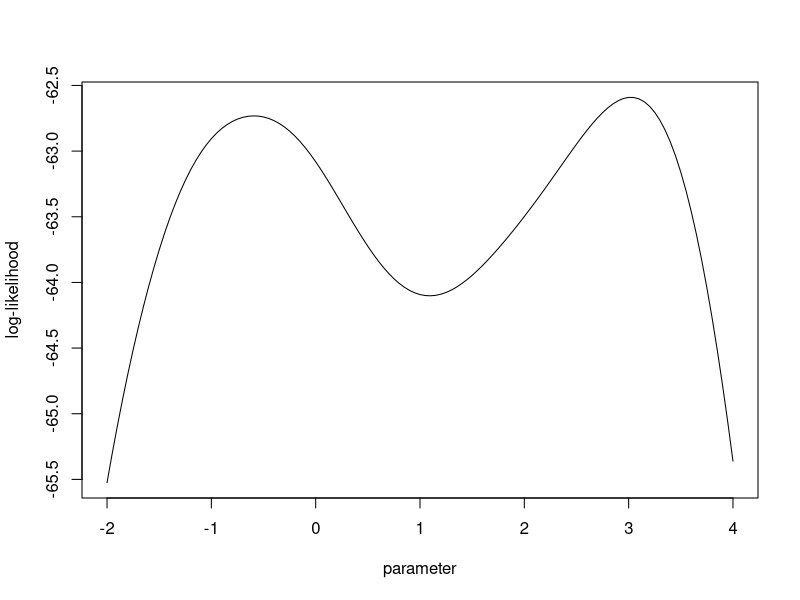

R code for this plot:
#(b)----------------------------------------------------------------
q1=c(1.77,-0.23,2.76,3.80,3.47,56.75,-1.34,4.24,-2.44,3.29,3.71,-2.40,4.53,-0.07,-1.05,-13.87,-2.53,-1.75)

n = length(q1)

l <- function(a) {
  return(n*log(pi) + sum(log(1+(a-q1)^2))) #-log
}

l.grid <- function(a) {
  return(2*sum((a-q1)/(1+(a-q1)^2))) #-l.grid
}

l.hess <- function(a) {
  return(matrix(2*sum((1-(a-q1)^2)/(1+(a-q1)^2)^2),nrow=1)) #-l.hess
}

a.est <- function(starting) {
  ## MLE  
  theta <- nlminb(start=starting,l,l.grid,l.hess)$par
  return(theta)
}

# plot
a.value = seq(-2, 4, by=0.05)
log.like = c()
for (i in 1:length(a.value)){
  log.like[i] = -l(a.value[i])
}
plot(a.value, log.like, xlab="parameter",ylab="log-likelihood", type="l")

a.est(-11)
a.est(-1)
a.est(0)
a.est(1.5)
a.est(4)
a.est(4.7)
a.est(7)
a.est(8)
a.est(38)

#(c)------------------------------------------------------------------
a.est.fix <- function(starting) {
  alpha <- c(1,0.64,0.25)
  ## MLE
  a <- c()
  for (j in 1:3){
    l.hess.fix <- function(a) {
      return(matrix(1/alpha[j],nrow=1))
    }
    a[j] <- nlminb(start=starting,l,l.grid,l.hess.fix)$par
  }
  return(a)
}
a.est.fix(-11)
a.est.fix(-1)
a.est.fix(0)
a.est.fix(1.5)
a.est.fix(4)
a.est.fix(4.7)
a.est.fix(7)
a.est.fix(8)
a.est.fix(38)

#(d)---------------------------------------------------------------
a.est.fisher <- function(starting){
  ## MLE  
  theta <- starting
  delta <- 1
  while(abs(delta) >= 0.00001){
    theta1 <- theta 
    dl <- l.grid(theta)
    theta <- theta - dl/(n/2)
    delta <- theta - theta1
  }
  return(theta)
}

a.est.fisher(-11)
a.est.fisher(-1)
a.est.fisher(0)
a.est.fisher(1.5)
a.est.fisher(4)
a.est.fisher(4.7)
a.est.fisher(7)
a.est.fisher(8)
a.est.fisher(38)

